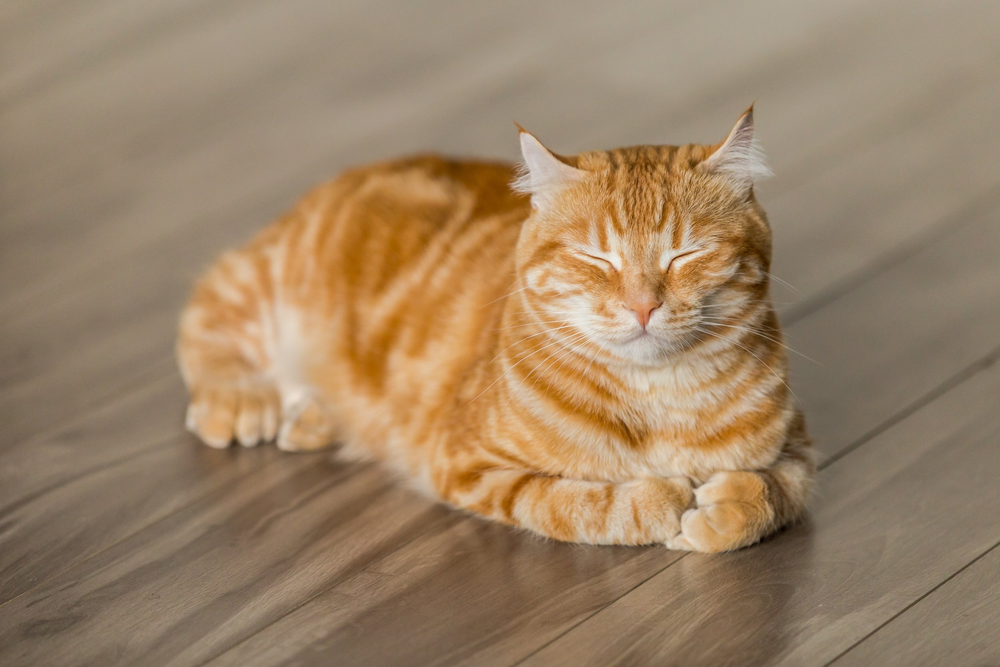
#> input picture Class9/cat.png, 1000 x 667 px, shrunk from 2500 x 1667 before the run, found by its file name
$ jupyter execute Image_Segmentation.ipynb
#> lines starting #> are read from the running program, lines starting #| are printed output that depends on the picture
[cell 1]
import cv2
import numpy as np
import matplotlib.pyplot as plt

# Load the image
image = cv2.imread("/content/cat.png")  # Replace with your image path
#> image is the input picture: shape (667, 1000, 3); mean B, G, R 102.4, 130.6, 155.5
image = cv2.cvtColor(image, cv2.COLOR_BGR2RGB)  # Convert BGR to RGB for correct color display

# Reshape the image into a 2D array of pixels and 3 color values (RGB)
pixel_values = image.reshape((-1, 3))
pixel_values = np.float32(pixel_values)  # Convert to float for K-Means

# Define criteria and apply K-Means
k = 3  # Number of clusters (segments)
criteria = (cv2.TERM_CRITERIA_EPS + cv2.TERM_CRITERIA_MAX_ITER, 100, 0.2)
_, labels, centers = cv2.kmeans(pixel_values, k, None, criteria, 10, cv2.KMEANS_RANDOM_CENTERS)
#> centers = [[129.2, 104.7, 77.84], [208, 172.6, 134.5], [160.8, 138.9, 112.8]]

# Convert centers to 8-bit values
centers = np.uint8(centers)
#> centers = [[129, 104, 77], [208, 172, 134], [160, 138, 112]]

# Map labels to colors
segmented_image = centers[labels.flatten()]
segmented_image = segmented_image.reshape(image.shape)
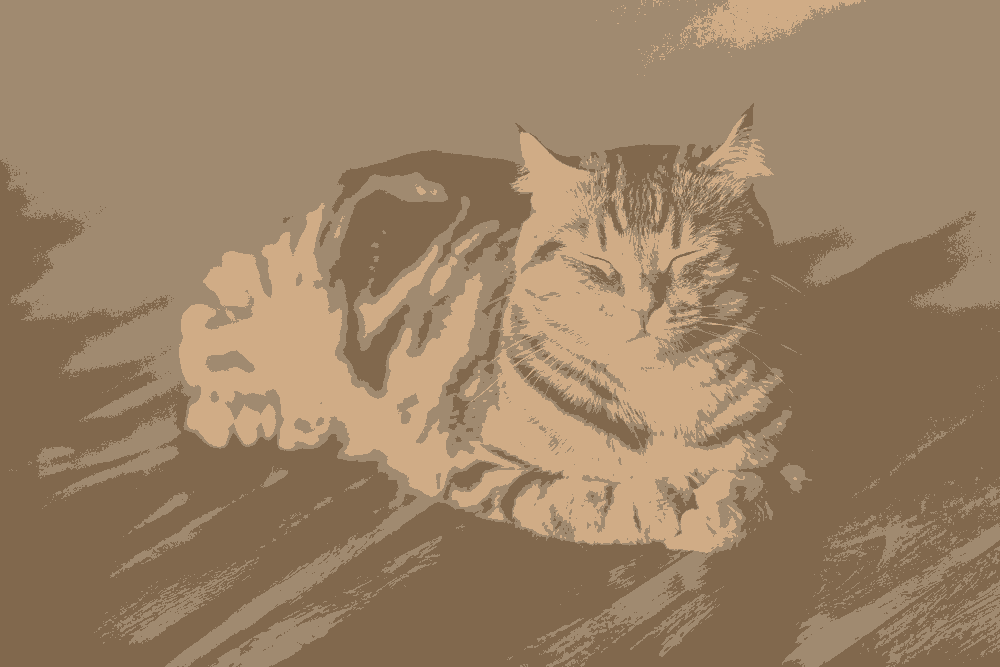
#> segmented_image: shape (667, 1000, 3); mean R, G, B 155.1, 129.8, 101.6

# Display results
plt.figure(figsize=(10, 5))
plt.subplot(1, 2, 1)
plt.imshow(image)
plt.title("Original Image")

plt.subplot(1, 2, 2)
plt.imshow(segmented_image)
plt.title(f"Segmented Image (K={k})")

plt.show()
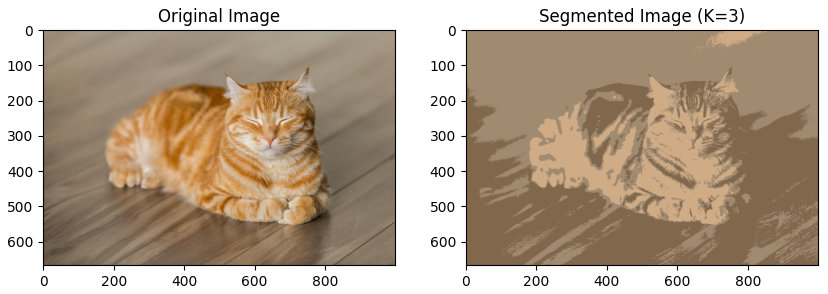
#> figure drawn by matplotlib, 2 panels
